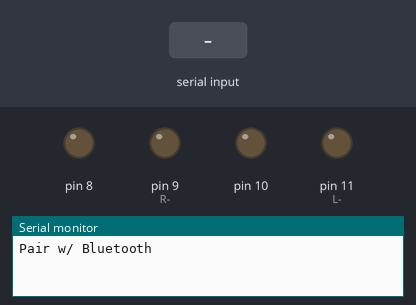
This sketch was run on a simulated Arduino Uno, built with avr-gcc and run on an emulated ATmega328P. Shown: output pins drawn as LEDs (lit = HIGH), the last lines printed to the serial monitor. Inputs (shaded band) come from the test bench.

Above: at 1.2 s.
1.3 s: "Forward" received over the second serial link
At 2.2 s:
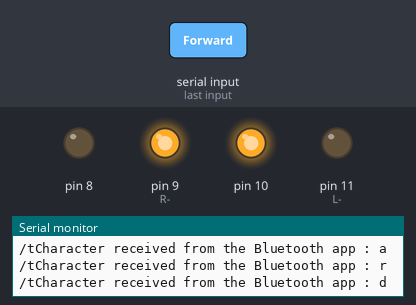
2.8 s: "8" received over the second serial link
At 3.3 s:
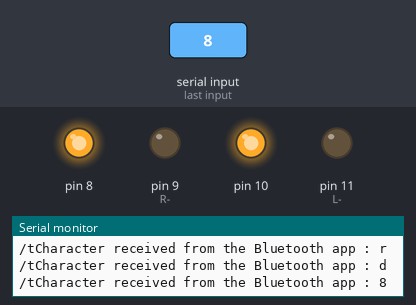
4.3 s: "E" received over the second serial link
At 5.5 s:
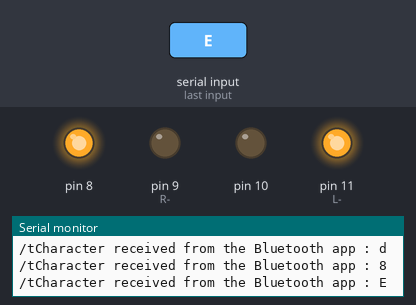
5.8 s: "2" received over the second serial link
At 6.8 s:
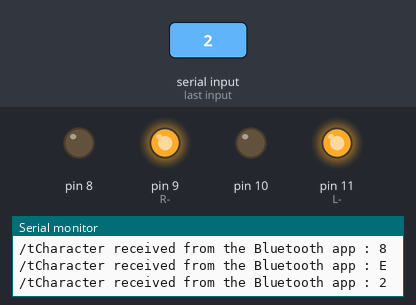
7.3 s: "4" received over the second serial link
At 8.0 s:
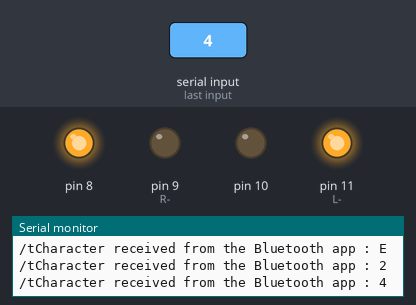
8.8 s: "6" received over the second serial link
At 9.1 s:
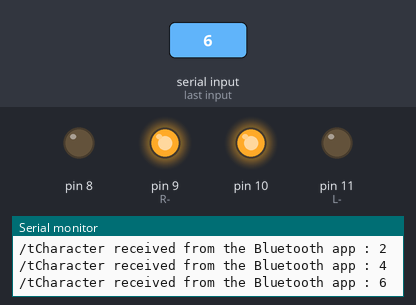
Timing chart, 0 to 11.3 s (numbered marks = the images above; inputs shaded):
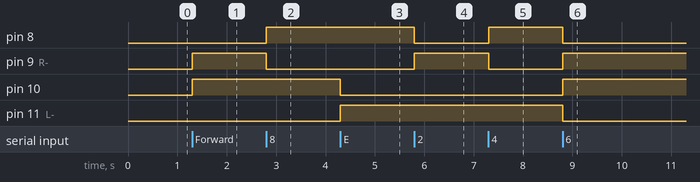

Measured:
- after the input at 1.3 s, pin 9 (R-), pin 10: LOW → HIGH at once
- after the input at 2.8 s, pin 8: LOW → HIGH at once; pin 9 (R-): HIGH → LOW at once
- after the input at 4.3 s, pin 10: HIGH → LOW at once; pin 11 (L-): LOW → HIGH at once
- after the input at 5.8 s, pin 8: HIGH → LOW at once; pin 9 (R-): LOW → HIGH at once
- after the input at 7.3 s, pin 8: LOW → HIGH at once; pin 9 (R-): HIGH → LOW at once
- after the input at 8.8 s, pin 8, pin 11 (L-): HIGH → LOW at once; pin 9 (R-), pin 10: LOW → HIGH at once

The sketch:

BTCtrl.ino
```cpp
#include <SoftwareSerial.h>
SoftwareSerial bluetooth(12, 13); //rx, tx

void setup()
{
  pinMode(8, OUTPUT); //R+
  pinMode(9, OUTPUT); //R-
  pinMode(10, OUTPUT); //L+
  pinMode(11, OUTPUT); //L-
  Serial.begin(9600);
  bluetooth.begin(9600);
  Serial.println("Pair w/ Bluetooth");
}

void moveRobot(String motion)
{
  if(motion=="Forward")
  {
    digitalWrite(8, HIGH);
    digitalWrite(9, LOW);
    digitalWrite(10, HIGH);
    digitalWrite(11, LOW);
  }
  if(motion=="Left")
  {
    digitalWrite(8, HIGH);
    digitalWrite(9, LOW);
    digitalWrite(10, LOW);
    digitalWrite(11, HIGH);
  }
  if(motion=="Right")
  {
    digitalWrite(8, LOW);
    digitalWrite(9, HIGH);
    digitalWrite(10, HIGH);
    digitalWrite(11, LOW);
  }
  if(motion=="Backward")
  {
    digitalWrite(8, LOW);
    digitalWrite(9, HIGH);
    digitalWrite(10, LOW);
    digitalWrite(11, HIGH);
  }
  if(motion=="Stop")
  {
    digitalWrite(8, LOW);
    digitalWrite(9, LOW);
    digitalWrite(10, LOW);
    digitalWrite(11, LOW);
  }
}

void loop()
{
  if(bluetooth.available())
  {
    char bt = bluetooth.read();
    Serial.println("/tCharacter received from the Bluetooth app : " + String(bt));

    if(bt=='8')
    {
      moveRobot("Forward");
    }
    if((bt=='4') || (bt=='E'))
    {
      moveRobot("Left");
    }
    if((bt=='6') || (bt=='F'))
    {
      moveRobot("Right");
    }
    if(bt=='2')
    {
      moveRobot("Backward");
    }
    if(bt=='C')
    {
      moveRobot("Stop");
    }
  }
}
```
